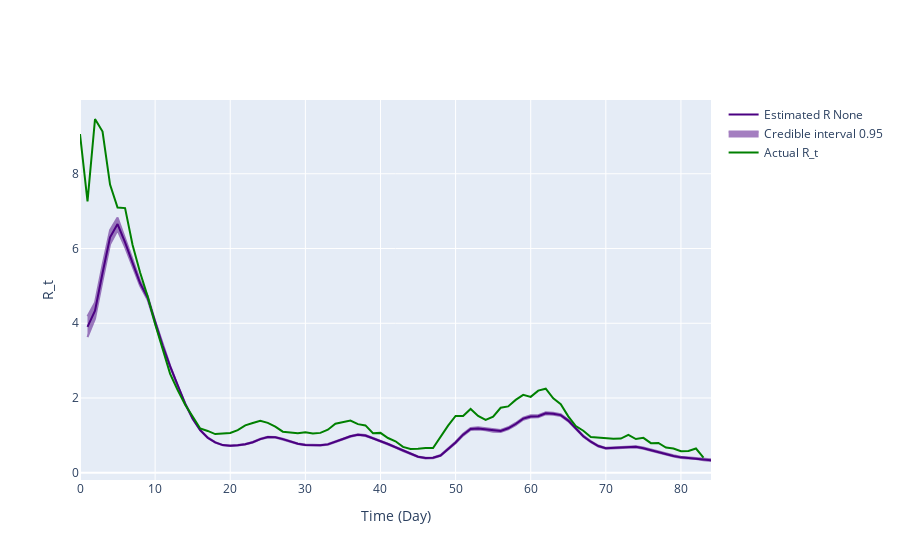

Write notebook code for a chart like this one.
### Code cell
gamma_pdf_opt_r02 = gamma.pdf(x, result_r02.x[0], result_r02.x[1], result_r02.x[2])
inference = branchpro.BranchProPosterior(
    inc_data=inc_data_r02,
    daily_serial_interval=gamma_pdf_opt_r02,
    alpha=prior_a,
    beta=prior_b)

inference.run_inference(tau=tau)
intervals = inference.get_intervals(central_prob=.95)
intervals = process_intervals_data(intervals, gamma_pdf_opt_r02, w_percentile=0.95)

fig = plot_rt_fig(intervals, true_rt_r02[offset:len(intervals)+offset], gamma_pdf_opt_r02, end_time_point)
pio.write_image(fig.figure, 'single_plots/predicted_vs_true_rt_r02_optimal.png')
fig.show_figure()

### Figure 1 — Plotly figure (JSON) as saved in the notebook; plotly's stock layout.template omitted (floating-point values rounded to 4 significant figures; data arrays with more than 128 entries replaced by an {"elided": "..."} marker saying what was removed)
{"data": [{"line": {"color": "indigo"}, "mode": "lines", "name": "Estimated R None", "type": "scatter", "x": [1, 2, 3, 4, 5, 6, 7, 8, 9, 10, 11, 12, 13, 14, 15, 16, 17, 18, 19, 20, 21, 22, 23, 24, 25, 26, 27, 28, 29, 30, 31, 32, 33, 34, 35, 36, 37, 38, 39, 40, 41, 42, 43, 44, 45, 46, 47, 48, 49, 50, 51, 52, 53, 54, 55, 56, 57, 58, 59, 60, 61, 62, 63, 64, 65, 66, 67, 68, 69, 70, 71, 72, 73, 74, 75, 76, 77, 78, 79, 80, 81, 82, 83, 84], "y": [3.903, 4.336, 5.345, 6.302, 6.656, 6.166, 5.617, 5.073, 4.684, 4.027, 3.405, 2.845, 2.319, 1.848, 1.448, 1.14, 0.9372, 0.8127, 0.7397, 0.7215, 0.7331, 0.763, 0.8178, 0.9012, 0.9542, 0.9495, 0.9007, 0.8286, 0.7755, 0.7452, 0.7449, 0.7358, 0.7593, 0.8232, 0.9027, 0.9761, 1.02, 0.996, 0.9268, 0.8509, 0.7704, 0.6826, 0.591, 0.5039, 0.4292, 0.3929, 0.3996, 0.4621, 0.6233, 0.8096, 1.019, 1.171, 1.186, 1.165, 1.126, 1.117, 1.19, 1.304, 1.449, 1.507, 1.514, 1.592, 1.579, 1.542, 1.396, 1.178, 0.9766, 0.8314, 0.7157, 0.6535, 0.6604, 0.6801, 0.6851, 0.6942, 0.6578, 0.6015, 0.5651, 0.5072, 0.4499, 0.4118, 0.3927, 0.3903, 0.353, 0.3378]}, {"fill": "toself", "fillcolor": "indigo", "line": {"color": "indigo"}, "mode": "lines", "name": "Credible interval 0.95", "opacity": 0.5, "showlegend": true, "type": "scatter", "x": {"elided": "168 int values"}, "y": {"elided": "168 float values"}}, {"line": {"color": "green"}, "mode": "lines", "name": "Actual R_t", "type": "scatter", "x": [0, 1, 2, 3, 4, 5, 6, 7, 8, 9, 10, 11, 12, 13, 14, 15, 16, 17, 18, 19, 20, 21, 22, 23, 24, 25, 26, 27, 28, 29, 30, 31, 32, 33, 34, 35, 36, 37, 38, 39, 40, 41, 42, 43, 44, 45, 46, 47, 48, 49, 50, 51, 52, 53, 54, 55, 56, 57, 58, 59, 60, 61, 62, 63, 64, 65, 66, 67, 68, 69, 70, 71, 72, 73, 74, 75, 76, 77, 78, 79, 80, 81, 82, 83, 84, 85, 86, 87, 88, 89, 90], "y": [9.063, 7.261, 9.466, 9.131, 7.71, 7.097, 7.081, 6.093, 5.359, 4.72, 3.978, 3.279, 2.646, 2.212, 1.822, 1.504, 1.186, 1.119, 1.036, 1.05, 1.064, 1.139, 1.267, 1.333, 1.39, 1.336, 1.234, 1.099, 1.084, 1.058, 1.082, 1.052, 1.067, 1.152, 1.311, 1.362, 1.396, 1.301, 1.267, 1.056, 1.067, 0.9295, 0.843, 0.6916, 0.6365, 0.6428, 0.6644, 0.66, 0.9727, 1.26, 1.522, 1.517, 1.707, 1.522, 1.416, 1.503, 1.74, 1.775, 1.95, 2.083, 2.031, 2.198, 2.249, 1.99, 1.837, 1.51, 1.249, 1.124, 0.9575, 0.9383, 0.929, 0.9071, 0.9147, 1.012, 0.9015, 0.9334, 0.7918, 0.7972, 0.6738, 0.6496, 0.574, 0.5822, 0.6491, 0.4074]}], "layout": {"hovermode": "x unified", "xaxis": {"title": {"text": "Time (Day)"}}, "yaxis": {"title": {"text": "R_t"}}}}
